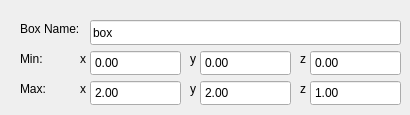
        <widget class="QWidget" name="page_16">
         <widget class="QLabel" name="label_29">
          <property name="geometry">
           <rect>
            <x>20</x>
            <y>20</y>
            <width>71</width>
            <height>17</height>
           </rect>
          </property>
          <property name="text">
           <string>Box Name:</string>
          </property>
         </widget>
         <widget class="QLabel" name="label_30">
          <property name="geometry">
           <rect>
            <x>20</x>
            <y>50</y>
            <width>71</width>
            <height>17</height>
           </rect>
          </property>
          <property name="text">
           <string>Min:</string>
          </property>
         </widget>
         <widget class="QLabel" name="label_34">
          <property name="geometry">
           <rect>
            <x>20</x>
            <y>80</y>
            <width>71</width>
            <height>17</height>
           </rect>
          </property>
          <property name="text">
           <string>Max:</string>
          </property>
         </widget>
         <widget class="QLineEdit" name="line_geometry_meshes_boxname">
          <property name="geometry">
           <rect>
            <x>90</x>
            <y>20</y>
            <width>311</width>
            <height>25</height>
           </rect>
          </property>
          <property name="text">
           <string>box</string>
          </property>
         </widget>
         <widget class="QLabel" name="label_35">
          <property name="geometry">
           <rect>
            <x>80</x>
            <y>50</y>
            <width>16</width>
            <height>17</height>
           </rect>
          </property>
          <property name="text">
           <string>x</string>
          </property>
         </widget>
         <widget class="QLabel" name="label_36">
          <property name="geometry">
           <rect>
            <x>80</x>
            <y>80</y>
            <width>16</width>
            <height>17</height>
           </rect>
          </property>
          <property name="text">
           <string>x</string>
          </property>
         </widget>
         <widget class="QLabel" name="label_37">
          <property name="geometry">
           <rect>
            <x>190</x>
            <y>50</y>
            <width>16</width>
            <height>17</height>
           </rect>
          </property>
          <property name="text">
           <string>y</string>
          </property>
         </widget>
         <widget class="QLabel" name="label_38">
          <property name="geometry">
           <rect>
            <x>190</x>
            <y>80</y>
            <width>16</width>
            <height>17</height>
           </rect>
          </property>
          <property name="text">
           <string>y</string>
          </property>
         </widget>
         <widget class="QLabel" name="label_39">
          <property name="geometry">
           <rect>
            <x>300</x>
            <y>50</y>
            <width>16</width>
            <height>17</height>
           </rect>
          </property>
          <property name="text">
           <string>z</string>
          </property>
         </widget>
         <widget class="QLabel" name="label_40">
          <property name="geometry">
           <rect>
            <x>300</x>
            <y>80</y>
            <width>16</width>
            <height>17</height>
           </rect>
          </property>
          <property name="text">
           <string>z</string>
          </property>
         </widget>
         <widget class="QDoubleSpinBox" name="dblbox_geometry_meshes_cube_min_x">
          <property name="geometry">
           <rect>
            <x>90</x>
            <y>50</y>
            <width>91</width>
            <height>26</height>
           </rect>
          </property>
          <property name="buttonSymbols">
           <enum>QAbstractSpinBox::NoButtons</enum>
          </property>
         </widget>
         <widget class="QDoubleSpinBox" name="dblbox_geometry_meshes_cube_min_y">
          <property name="geometry">
           <rect>
            <x>200</x>
            <y>50</y>
            <width>91</width>
            <height>26</height>
           </rect>
          </property>
          <property name="buttonSymbols">
           <enum>QAbstractSpinBox::NoButtons</enum>
          </property>
         </widget>
         <widget class="QDoubleSpinBox" name="dblbox_geometry_meshes_cube_min_z">
          <property name="geometry">
           <rect>
            <x>310</x>
            <y>50</y>
            <width>91</width>
            <height>26</height>
           </rect>
          </property>
          <property name="buttonSymbols">
           <enum>QAbstractSpinBox::NoButtons</enum>
          </property>
         </widget>
         <widget class="QDoubleSpinBox" name="dblbox_geometry_meshes_cube_max_x">
          <property name="geometry">
           <rect>
            <x>90</x>
            <y>80</y>
            <width>91</width>
            <height>26</height>
           </rect>
          </property>
          <property name="font">
           <font>
            <kerning>true</kerning>
           </font>
          </property>
          <property name="wrapping">
           <bool>false</bool>
          </property>
          <property name="frame">
           <bool>true</bool>
          </property>
          <property name="buttonSymbols">
           <enum>QAbstractSpinBox::NoButtons</enum>
          </property>
          <property name="specialValueText">
           <string/>
          </property>
          <property name="prefix">
           <string/>
          </property>
          <property name="value">
           <double>2.000000000000000</double>
          </property>
         </widget>
         <widget class="QDoubleSpinBox" name="dblbox_geometry_meshes_cube_max_y">
          <property name="geometry">
           <rect>
            <x>200</x>
            <y>80</y>
            <width>91</width>
            <height>26</height>
           </rect>
          </property>
          <property name="buttonSymbols">
           <enum>QAbstractSpinBox::NoButtons</enum>
          </property>
          <property name="value">
           <double>2.000000000000000</double>
          </property>
         </widget>
         <widget class="QDoubleSpinBox" name="dblbox_geometry_meshes_cube_max_z">
          <property name="geometry">
           <rect>
            <x>310</x>
            <y>80</y>
            <width>91</width>
            <height>26</height>
           </rect>
          </property>
          <property name="buttonSymbols">
           <enum>QAbstractSpinBox::NoButtons</enum>
          </property>
          <property name="value">
           <double>1.000000000000000</double>
          </property>
         </widget>
        </widget>
